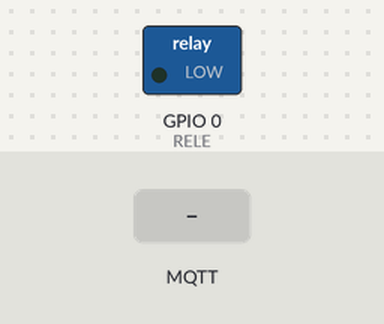
Recording of a sketch running on a simulated ESP8266 (NodeMCU). On the bench: switched loads named in the sketch (green lamp = pin HIGH). The test bench sets the inputs (shaded band). WiFi joins after 1.5 s; servers stay silent unless stated; no MQTT or app messages arrive unless stated; what the sketch prints to the serial monitor is not drawn.

Above: at 4.0 s.
4.1 s: MQTT message "ON" arrives on the first subscribed topic
At 4.7 s:
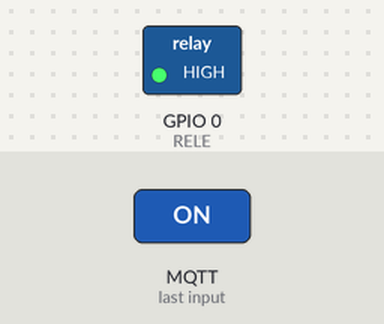
5.6 s: MQTT message "1" arrives on the first subscribed topic
At 5.9 s:
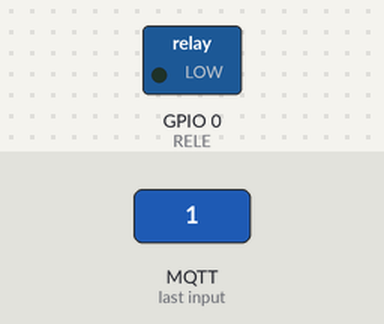
Timing chart, 0 to 8.6 s (numbered marks = the images above; inputs shaded):
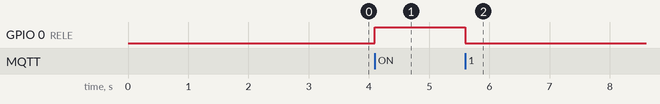

Measured:
- after the input at 4.1 s, GPIO 0 (RELE): LOW → HIGH at once
- after the input at 5.6 s, GPIO 0 (RELE): HIGH → LOW at once

The sketch:

TomadaHomeAssistant.ino
```cpp
#include <PubSubClient.h>
#include <ESP8266WiFi.h>
const int relayPin = 1;

#define RELE 0

//Informações do WiFi
#define WIFISSID "AloiTech"
#define WIDIPASS "papajoao23"

//Informações do Servidor MQTT
const char* mqttserver = "aloiquitto.local";
int mqttserverport = 1883;
const char* mqttuser = "";
const char* mqttpass = "";

// Informações dos tópicos
const char* topicConfig = "homeassistant/switch/aloioff/tomada1/config";
const char* topicCommand = "aloioff/tomada1";
const char* topicState = "aloioff/tomada1";
const char* uniqueId = "tomada_escritorio";
const char* deviceClass = "switch";
const char* name = "Tomada Inteligente";
const char* payloadOn = "ON";
const char* payloadOff = "OFF";
const char* stateOn = "ON";
const char* stateOff = "OFF";
String topicConfigJson;

unsigned long lastMsg = 0;
#define MSG_BUFFER_SIZE  (50)
char msg[MSG_BUFFER_SIZE];
int value = 0;

WiFiClient wifiClient;
PubSubClient clientMQTT(wifiClient);
int lastValue = 0;
int timeCounter = 0;

void setup() {
  Serial.begin(115200);
  delay(1000);
  Serial.println();
  reconnectWiFi();
  if (!clientMQTT.connected()) {
    reconnectMQTT();
  }

  topicConfigJson.reserve(2000);
  topicConfigJson = generateConfigJson(
    uniqueId,
    deviceClass,
    name,
    topicState,
    topicCommand,
    payloadOn,
    payloadOff,
    stateOn,
    stateOff
  );

  publishConfigTopic();
  subscribeSwitchTopic();
  publishInitialStateTopic();

  pinMode(RELE, OUTPUT);
  digitalWrite(RELE, LOW);
}

void loop() {
  loopMQTT();
}
```

MqttLib.ino
```cpp
void callback(char* topic, byte* payload, unsigned int length) {
  Serial.print("Message arrived [");
  Serial.print(topic);
  Serial.print("] ");
  String message = "";
  for (int i = 0; i < length; i++) {
    message.concat((char)payload[i]);
  }
  Serial.print(message);
  Serial.println();

  if ((strcmp(message.c_str(), "ON") == 0)) {
    digitalWrite(RELE, HIGH);
  } else {
    digitalWrite(RELE, LOW);
  }
}

void reconnectMQTT() {
  clientMQTT.setServer(mqttserver, mqttserverport);
  clientMQTT.setCallback(callback);
  Serial.println("Conectando ao Broker MQTT.");
  while (!clientMQTT.connected()) {
    clientMQTT.connect("esp8266",mqttuser,mqttpass);
    Serial.print(".");
    delay(300);
  }
  Serial.println("");
  Serial.println("MQTT conectado!");
}

void loopMQTT() {
  if (!clientMQTT.connected()) {
    reconnectMQTT();
  }
  clientMQTT.loop();
}

void reconnectWiFi() {
  WiFi.begin(WIFISSID, WIDIPASS);
  Serial.println("Conectando ao WiFi.");
  while (WiFi.status() != WL_CONNECTED)
  {
    delay(300);
    Serial.print(".");
  }
  Serial.println("");
  Serial.print("Conectado! IP address: ");
  Serial.println(WiFi.localIP());
  Serial.print("MAC: ");
  Serial.println(WiFi.macAddress());
}

void publishConfigTopic() {
  Serial.println();
  Serial.println(topicConfig);
  Serial.println(topicConfigJson);
  Serial.println(topicConfigJson.c_str());
  clientMQTT.setBufferSize(2000);
  clientMQTT.publish(topicConfig, topicConfigJson.c_str(), true);
}

void publishInitialStateTopic() {
  clientMQTT.publish(topicState, "ON");
}

void subscribeSwitchTopic() {
  clientMQTT.subscribe(topicCommand);
}

void subscribeStateTopic() {
  clientMQTT.subscribe(topicState);
}
```

Util.ino
```cpp
String generateConfigJson(
  const char* unique_id,
  const char* device_class,
  const char* name,
  const char* state_topic,
  const char* command_topic,
  const char* payload_on,
  const char* payload_off,
  const char* state_on,
  const char* state_off
) {
  String payload = "{\"unique_id\": \"";
  payload.concat(unique_id);
  payload.concat("\", \"device_class\": \"");
  payload.concat(device_class);
  payload.concat("\", \"name\": \"");
  payload.concat(name);
  payload.concat("\", \"state_topic\": \"");
  payload.concat(state_topic);
  payload.concat("\", \"command_topic\": \"");
  payload.concat(command_topic);
  payload.concat("\", \"payload_on\": \"");
  payload.concat(payload_on);
  payload.concat("\", \"payload_off\": \"");
  payload.concat(payload_off);
  payload.concat("\", \"state_on\": \"");
  payload.concat(state_on);
  payload.concat("\", \"state_off\": \"");
  payload.concat(state_off);
  payload.concat("\" }");
  return payload;
}
```
